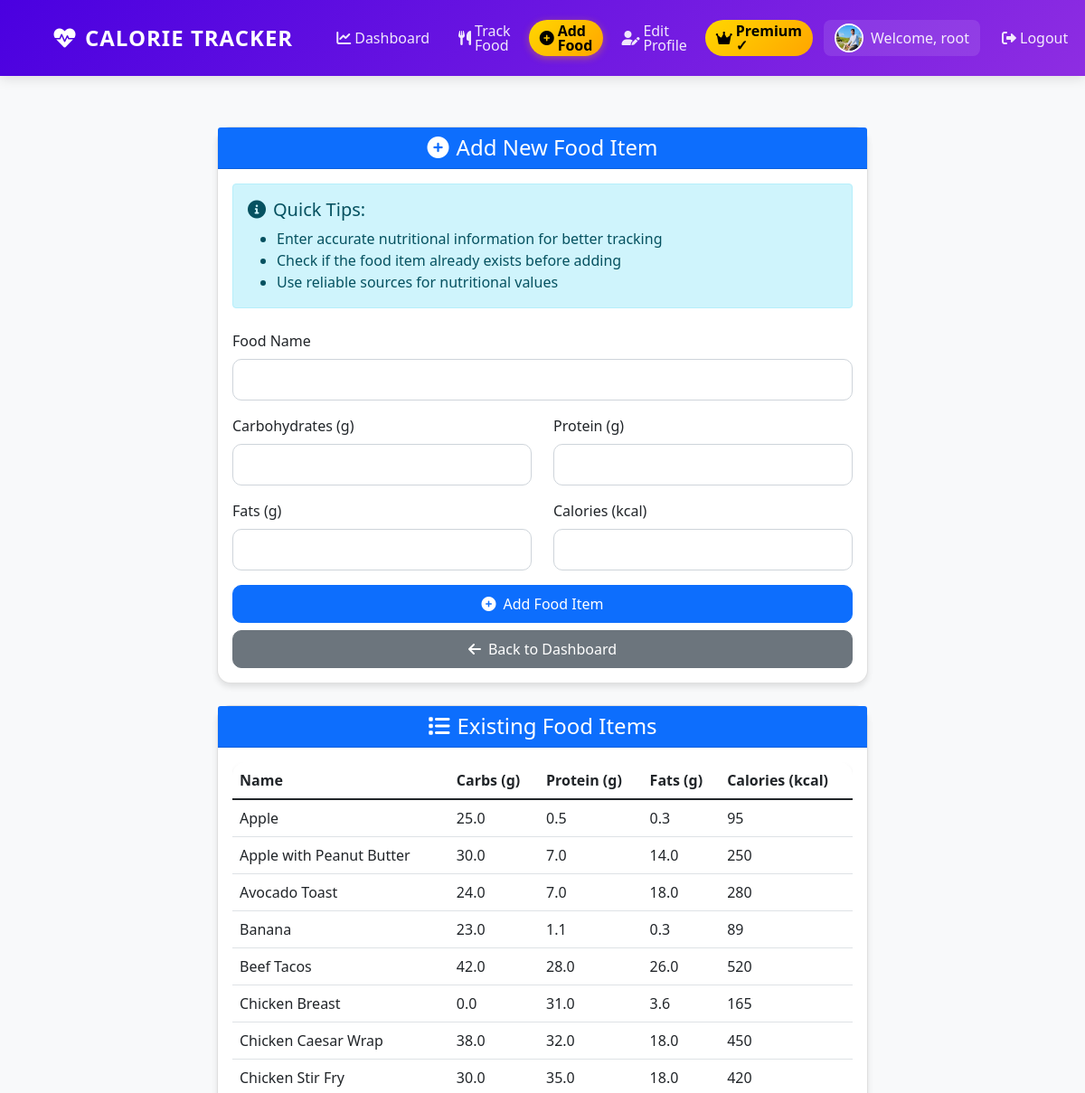
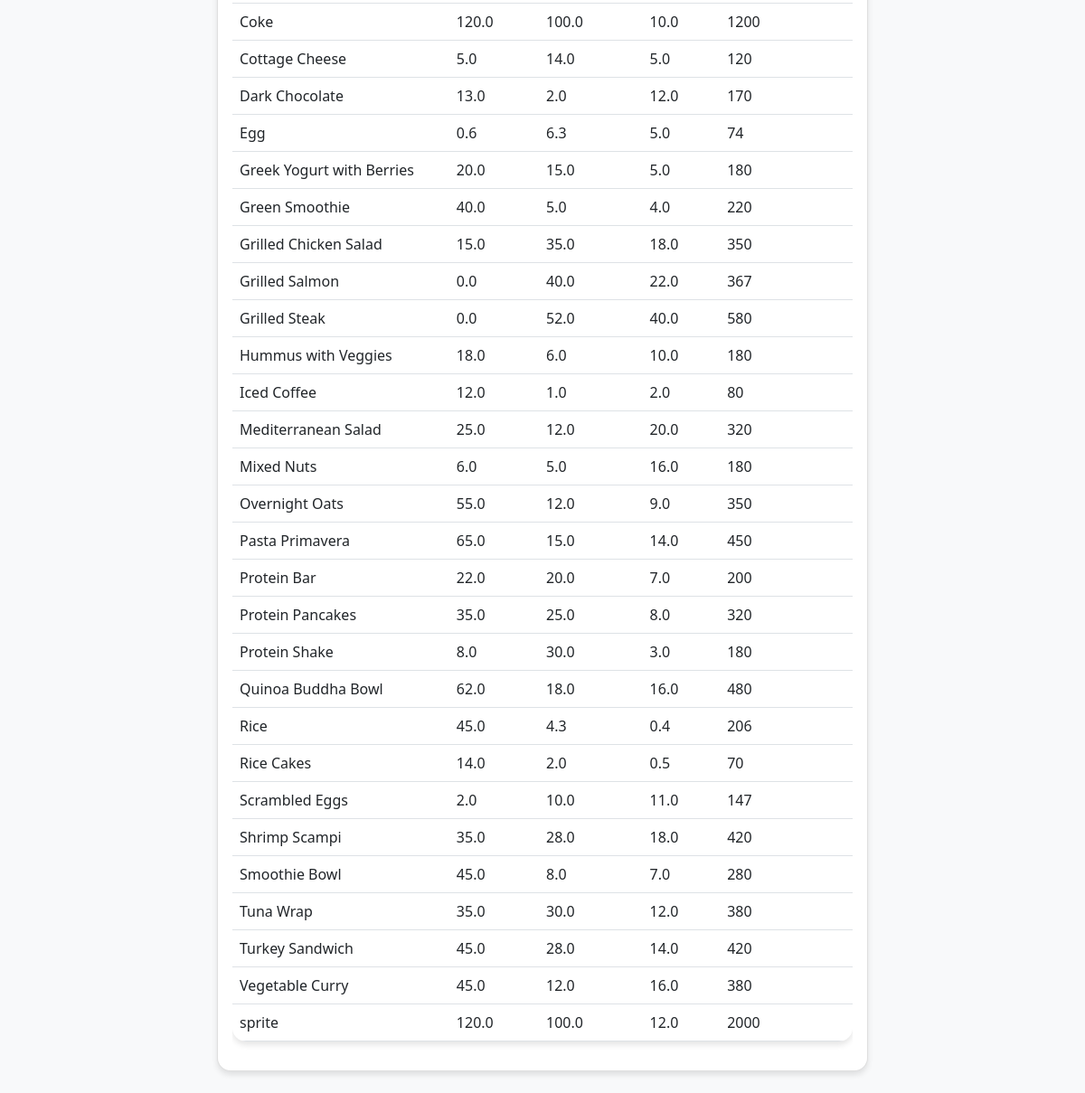
The app's page /add-food/ (signed in) with its own data (2 pictures, top to bottom).
### myapp/models.py (models this page shows, shortened)
class UserProfile(models.Model):
    ACTIVITY_CHOICES = [
        ('sedentary', 'Sedentary (little or no exercise)'),
        ('light', 'Lightly active (light exercise/sports 1-3 days/week)'),
        ('moderate', 'Moderately active (moderate exercise/sports 3-5 days/week)'),
        ('very', 'Very active (hard exercise/sports 6-7 days/week)'),
        ('super', 'Super active (very hard exercise & physical job or training twice per day)')
    ]
    GOAL_CHOICES = [
        ('lose', 'Lose Weight'),
        ('maintain', 'Maintain Weight'),
        ('gain', 'Gain Weight')
    ]
    user = models.OneToOneField(User, on_delete=models.CASCADE)
    date_of_birth = models.DateField(null=True, blank=True)
    height = models.FloatField(help_text="Height in cm", null=True, blank=True)
    weight = models.FloatField(help_text="Weight in kg", null=True, blank=True)
    activity_level = models.CharField(max_length=20, choices=ACTIVITY_CHOICES, default='moderate')
    weight_goal = models.CharField(max_length=10, choices=GOAL_CHOICES, default='maintain')
    daily_calorie_goal = models.IntegerField(default=2000)
    profile_picture = models.ImageField(upload_to='profile_pics/', null=True, blank=True)
    phone_number = models.CharField(max_length=15, blank=True, null=True, help_text="Phone number")
    is_premium = models.BooleanField(default=False)
    premium_until = models.DateTimeField(null=True, blank=True)
    stripe_customer_id = models.CharField(max_length=255, blank=True, null=True, unique=True)
    stripe_subscription_id = models.CharField(max_length=255, blank=True, null=True)
    def is_premium_active(self):
        if self.is_premium and self.premium_until:
            return timezone.now() < self.premium_until
        return False

class Food(models.Model):
    name = models.CharField(max_length=100)
    carbs = models.FloatField()
    protein = models.FloatField()
    fats = models.FloatField()
    calories = models.IntegerField()
    fiber = models.FloatField(default=0)
    sugar = models.FloatField(default=0)
    serving_size = models.CharField(max_length=50, default='100g')
    category = models.CharField(max_length=50, blank=True)
    class Meta:
        ordering = ['name']
        verbose_name = 'Food'
        verbose_name_plural = 'Foods'

### myapp/views.py (the view, shortened to what this page needs)
# urls.py: path('add-food/', views.add_food, name='add_food'),
@login_required
def add_food(request):
    foods = Food.objects.all().order_by('name')
    return render(request, 'myapp/add_food.html', {'foods': foods})

### myapp/templatetags/custom_filters.py (called while the page is built)
@register.filter
def format_display_name(user):
    full_name = user.get_full_name()
    if full_name:
        name_parts = full_name.strip().split()
        if len(name_parts) >= 2:
            first_name = name_parts[0]
            last_initial = name_parts[-1][0].upper()
            return f"{first_name} {last_initial}."
        else:
            return full_name
    else:
        return user.username

### myapp/templates/myapp/add_food.html (shortened to what this page needs)
{% extends "myapp/base.html" %}
{% block content %}
<div class="container py-4">
    <div class="row justify-content-center">
        <div class="col-md-8">
            <div class="card">
                <div class="card-header bg-primary text-white">
                    <h4 class="text-center mb-0">
                        <i class="fas fa-plus-circle me-2"></i>Add New Food Item
                    </h4>
                </div>
                <div class="card-body">
                    <div class="alert alert-info mb-4">
                        <h5 class="alert-heading"><i class="fas fa-info-circle me-2"></i>Quick Tips:</h5>
                        <ul class="mb-0">
                            <li>Enter accurate nutritional information for better tracking</li>
                            <li>Check if the food item already exists before adding</li>
                            <li>Use reliable sources for nutritional values</li>
                        </ul>
                    </div>
                    <form method="POST">
                        <div class="mb-3">
                            <label for="name" class="form-label">Food Name</label>
                            <input type="text" class="form-control" id="name" name="name" required>
                        </div>
                        <div class="row">
                            <div class="col-md-6 mb-3">
                                <label for="carbs" class="form-label">Carbohydrates (g)</label>
                                <input type="number" class="form-control" id="carbs" name="carbs" step="0.1" min="0" required>
                            </div>
                            <div class="col-md-6 mb-3">
                                <label for="protein" class="form-label">Protein (g)</label>
                                <input type="number" class="form-control" id="protein" name="protein" step="0.1" min="0" required>
                            </div>
                        </div>
                        <div class="row">
                            <div class="col-md-6 mb-3">
                                <label for="fats" class="form-label">Fats (g)</label>
                                <input type="number" class="form-control" id="fats" name="fats" step="0.1" min="0" required>
                            </div>
                            <div class="col-md-6 mb-3">
                                <label for="calories" class="form-label">Calories (kcal)</label>
                                <input type="number" class="form-control" id="calories" name="calories" step="1" min="0" required>
                            </div>
                        </div>
                        <div class="d-grid gap-2">
                            <button type="submit" class="btn btn-primary">
                                <i class="fas fa-plus-circle me-2"></i>Add Food Item
                            </button>
                            <a href="{% url 'index' %}" class="btn btn-secondary">
                                <i class="fas fa-arrow-left me-2"></i>Back to Dashboard
                            </a>
                        </div>
                    </form>
                </div>
            </div>
            <div class="card mt-4">
                <div class="card-header bg-primary text-white">
                    <h4 class="text-center mb-0">
                        <i class="fas fa-list me-2"></i>Existing Food Items
                    </h4>
                </div>
                <div class="card-body">
                    <div class="table-responsive">
                        <table class="table table-hover">
                            <thead>
                                <tr>
                                    <th>Name</th>
                                    <th>Carbs (g)</th>
                                    <th>Protein (g)</th>
                                    <th>Fats (g)</th>
                                    <th>Calories (kcal)</th>
                                </tr>
                            </thead>
                            <tbody>
                                {% for food in foods %}
                                <tr>
                                    <td>{{ food.name }}</td>
                                    <td>{{ food.carbs }}</td>
                                    <td>{{ food.protein }}</td>
                                    <td>{{ food.fats }}</td>
                                    <td>{{ food.calories }}</td>
                                </tr>
                                {% endfor %}
                            </tbody>
                        </table>
                    </div>
                </div>
            </div>
        </div>
    </div>
</div>
{% endblock %}

### myapp/templates/myapp/base.html (shortened to what this page needs)
{% load custom_filters %}
<!DOCTYPE html>
<html lang="en">
<head>
    <link href="https://cdn.jsdelivr.net/npm/bootstrap@5.1.3/dist/css/bootstrap.min.css" rel="stylesheet">
    <link rel="stylesheet" href="https://cdnjs.cloudflare.com/ajax/libs/font-awesome/6.0.0/css/all.min.css">
</head>
<body>
    <div class="container-fluid px-0">
        <nav class="navbar navbar-expand-lg navbar-dark">
            <div class="container">
                <a class="navbar-brand" href="{% url 'dashboard' %}">
                    <i class="fas fa-heart-pulse"></i>
                    Calorie Tracker
                </a>
                <div class="collapse navbar-collapse" id="navbarNav">
                    <ul class="navbar-nav ms-auto">
                        {% if user.is_authenticated %}
                        <li class="nav-item">
                            <a class="nav-link {% if request.path == '/' %}active{% endif %}" href="{% url 'dashboard' %}">
                                <i class="fas fa-chart-line me-1"></i> Dashboard
                            </a>
                        </li>
                        <li class="nav-item">
                            <a class="nav-link {% if request.path == '/track/' %}active{% endif %}" href="{% url 'index' %}">
                                <i class="fas fa-utensils me-1"></i> Track Food
                            </a>
                        </li>
                        <li class="nav-item">
                            <a class="nav-link {% if request.path == '/add-food/' %}active{% endif %}" href="{% url 'add_food' %}">
                                <i class="fas fa-plus-circle me-1"></i> Add Food
                            </a>
                        </li>
                        <li class="nav-item">
                            <a class="nav-link {% if request.path == '/profile/edit/' %}active{% endif %}" href="{% url 'edit_profile' %}">
                                <i class="fas fa-user-edit me-1"></i> Edit Profile
                            </a>
                        </li>
                        <li class="nav-item">
                            {% if user.userprofile.is_premium_active %}
                                <span class="nav-link" style="background: linear-gradient(135deg, #FFD700 0%, #FFA500 100%); border-radius: 20px; color: black !important; font-weight: bold;">
                                    <i class="fas fa-crown me-1"></i> Premium ✓
                                </span>
                            {% else %}
                                <a class="nav-link btn btn-warning btn-sm" href="{% url 'subscription_plans' %}" style="color: black !important; font-weight: bold;">
                                    <i class="fas fa-crown me-1"></i> Go Premium
                                </a>
                            {% endif %}
                        </li>
                        <li class="nav-item">
                            <span class="nav-link welcome-text">
                                {% if user.userprofile.profile_picture %}
                                <img src="{{ user.userprofile.profile_picture.url }}" alt="Profile" style="width: 32px; height: 32px; border-radius: 50%; object-fit: cover; margin-right: 0.5rem; border: 2px solid white;">
                                {% else %}
                                <i class="fas fa-user me-1"></i>
                                {% endif %}
                                Welcome, {{ user|format_display_name }}
                            </span>
                        </li>
                        <li class="nav-item">
                            <form action="{% url 'logout' %}" method="post" class="d-inline">
                                <button type="submit" class="nav-link btn btn-link" style="border: none; background: none;">
                                    <i class="fas fa-sign-out-alt me-1"></i> Logout
                                </button>
                            </form>
                        </li>
                        {% else %}
                        <li class="nav-item">
                            <a class="nav-link" href="{% url 'login' %}">
                                <i class="fas fa-sign-in-alt me-1"></i> Login
                            </a>
                        </li>
                        {% endif %}
                    </ul>
                </div>
            </div>
        </nav>
    </div>
    <div class="container">
        {% block content %}
        {% endblock %}
    </div>
</body>
</html>

### myapp/templates/myapp/base.html (style rules this page uses)
body { background-color: #f8f9fa; font-family: 'Segoe UI', Tahoma, Geneva, Verdana, sans-serif; }
.navbar { box-shadow: 0 4px 12px rgba(0,0,0,.1); background: linear-gradient(135deg, #4A00E0 0%, #8E2DE2 100%); padding: 1rem 0; margin-bottom: 2rem; }
.navbar-brand { font-size: 1.5rem; font-weight: 600; padding: 0.5rem 1rem; color: white !important; text-transform: uppercase; letter-spacing: 1px; }
.navbar-brand i { margin-right: 0.5rem; }
.nav-link { color: rgba(255,255,255,0.9) !important; font-weight: 500; padding: 0.5rem 1rem !important; margin: 0 0.25rem; border-radius: 8px; transition: all 0.3s ease; }
.nav-link.active { background: linear-gradient(135deg, #FFD700 0%, #FFA500 100%); color: #000 !important; font-weight: bold; border-radius: 20px; box-shadow: 0 2px 8px rgba(255, 165, 0, 0.4); }
.navbar .navbar-nav { align-items: center; }
.navbar-brand, .navbar-nav .nav-link, .navbar-nav .nav-item .welcome-text { display: flex; align-items: center; }
.navbar-nav .nav-link { padding: 0.35rem 0.75rem !important; height: 40px; line-height: 1; }
.navbar-nav .nav-item { display: flex; align-items: center; }
.navbar .btn, .navbar .btn-sm { padding: 0.25rem 0.6rem; height: 36px; display: inline-flex; align-items: center; justify-content: center; }
.welcome-text { background: rgba(255,255,255,0.1); padding: 0.5rem 1rem; border-radius: 8px; margin: 0 0.5rem; white-space: nowrap; max-width: 200px; overflow: hidden; text-overflow: ellipsis; }
.card { border-radius: 15px; box-shadow: 0 4px 6px rgba(0,0,0,.1); transition: transform 0.2s; }
.btn { border-radius: 10px; padding: 8px 20px; font-weight: 500; transition: all 0.3s; }
.table { border-radius: 15px; overflow: hidden; box-shadow: 0 4px 6px rgba(0,0,0,.1); }
.form-control { border-radius: 10px; padding: 10px 15px; }

### records on screen
Food: name "Apple", carbs "25.0", protein "0.5", fats "0.3", calories "95"
Food: name "Apple with Peanut Butter", carbs "30.0", protein "7.0", fats "14.0", calories "250"
Food: name "Avocado Toast", carbs "24.0", protein "7.0", fats "18.0", calories "280"
Food: name "Banana", carbs "23.0", protein "1.1", fats "0.3", calories "89"
Food: name "Beef Tacos", carbs "42.0", protein "28.0", fats "26.0", calories "520"
Food: name "Chicken Breast", carbs "0.0", protein "31.0", fats "3.6", calories "165"
Food: name "Chicken Caesar Wrap", carbs "38.0", protein "32.0", fats "18.0", calories "450"
Food: name "Chicken Stir Fry", carbs "30.0", protein "35.0", fats "18.0", calories "420"
Food: name "Coke", carbs "120.0", protein "100.0", fats "10.0", calories "1200"
Food: name "Cottage Cheese", carbs "5.0", protein "14.0", fats "5.0", calories "120"
Food: name "Dark Chocolate", carbs "13.0", protein "2.0", fats "12.0", calories "170"
Food: name "Egg", carbs "0.6", protein "6.3", fats "5.0", calories "74"
Food: name "Greek Yogurt with Berries", carbs "20.0", protein "15.0", fats "5.0", calories "180"
Food: name "Green Smoothie", carbs "40.0", protein "5.0", fats "4.0", calories "220"
Food: name "Grilled Chicken Salad", carbs "15.0", protein "35.0", fats "18.0", calories "350"
Food: name "Grilled Salmon", carbs "0.0", protein "40.0", fats "22.0", calories "367"
Food: name "Grilled Steak", carbs "0.0", protein "52.0", fats "40.0", calories "580"
Food: name "Hummus with Veggies", carbs "18.0", protein "6.0", fats "10.0", calories "180"
Food: name "Iced Coffee", carbs "12.0", protein "1.0", fats "2.0", calories "80"
Food: name "Mediterranean Salad", carbs "25.0", protein "12.0", fats "20.0", calories "320"
Food: name "Mixed Nuts", carbs "6.0", protein "5.0", fats "16.0", calories "180"
Food: name "Overnight Oats", carbs "55.0", protein "12.0", fats "9.0", calories "350"
Food: name "Pasta Primavera", carbs "65.0", protein "15.0", fats "14.0", calories "450"
Food: name "Protein Bar", carbs "22.0", protein "20.0", fats "7.0", calories "200"
Food: name "Protein Pancakes", carbs "35.0", protein "25.0", fats "8.0", calories "320"
Food: name "Protein Shake", carbs "8.0", protein "30.0", fats "3.0", calories "180"
Food: name "Quinoa Buddha Bowl", carbs "62.0", protein "18.0", fats "16.0", calories "480"
Food: name "Rice", carbs "45.0", protein "4.3", fats "0.4", calories "206"
Food: name "Rice Cakes", carbs "14.0", protein "2.0", fats "0.5", calories "70"
Food: name "Scrambled Eggs", carbs "2.0", protein "10.0", fats "11.0", calories "147"
Food: name "Shrimp Scampi", carbs "35.0", protein "28.0", fats "18.0", calories "420"
Food: name "Smoothie Bowl", carbs "45.0", protein "8.0", fats "7.0", calories "280"
Food: name "Tuna Wrap", carbs "35.0", protein "30.0", fats "12.0", calories "380"
Food: name "Turkey Sandwich", carbs "45.0", protein "28.0", fats "14.0", calories "420"
Food: name "Vegetable Curry", carbs "45.0", protein "12.0", fats "16.0", calories "380"
Food: name "sprite", carbs "120.0", protein "100.0", fats "12.0", calories "2000"

### other values on screen
{{ user|format_display_name }} "root"
